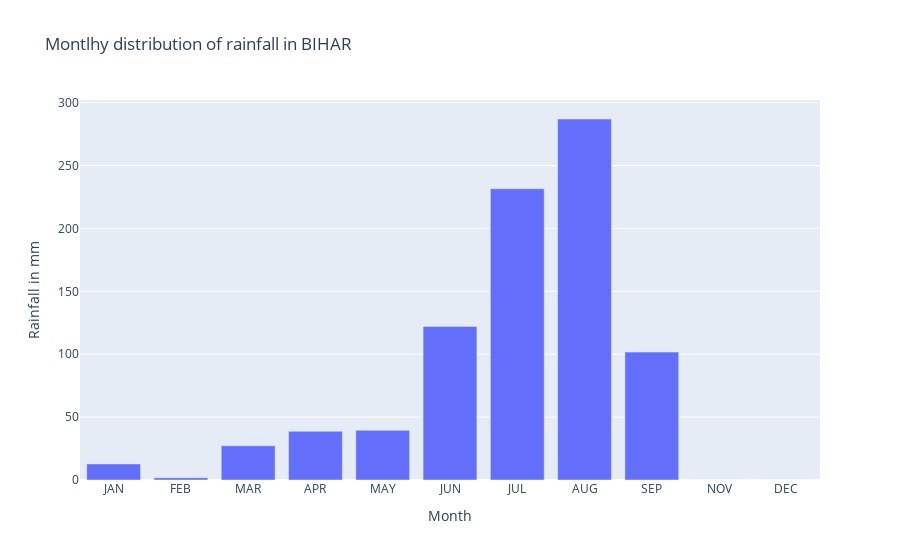

Notebook code cell kept with this figure:
### Markdown cell above
## Montlhy distribution of rainfall in particular subdivision

### Code cell
subdivison = 'BIHAR'
year = 2015
temp = groups.get_group((subdivison))
temp=temp[temp["YEAR"]==year].iloc[:,1:]
month,rain = temp.columns.tolist(),temp.values.tolist()[0]

fig = px.bar(x=month, y=rain,title=f'Montlhy distribution of rainfall in {subdivison}',labels={
                     "x": "Month",
                     "y": "Rainfall in mm",
                 })
fig.show()

### Figure 1 — Plotly figure (JSON) as saved in the notebook; plotly's stock layout.template omitted (floating-point values rounded to 4 significant figures)
{"data": [{"alignmentgroup": "True", "hovertemplate": "Month=%{x}<br>Rainfall in mm=%{y}<extra></extra>", "legendgroup": "", "marker": {"color": "#636efa", "pattern": {"shape": ""}}, "name": "", "offsetgroup": "", "orientation": "v", "showlegend": false, "textposition": "auto", "type": "bar", "x": ["JAN", "FEB", "MAR", "APR", "MAY", "JUN", "JUL", "AUG", "SEP", "NOV", "DEC"], "xaxis": "x", "y": [12.8, 1.8, 27.2, 38.7, 39.5, 122.1, 231.5, 287, 101.7, 0, 0], "yaxis": "y"}], "layout": {"barmode": "relative", "legend": {"tracegroupgap": 0}, "title": {"text": "Montlhy distribution of rainfall in BIHAR"}, "xaxis": {"anchor": "y", "domain": [0, 1], "title": {"text": "Month"}}, "yaxis": {"anchor": "x", "domain": [0, 1], "title": {"text": "Rainfall in mm"}}}}
